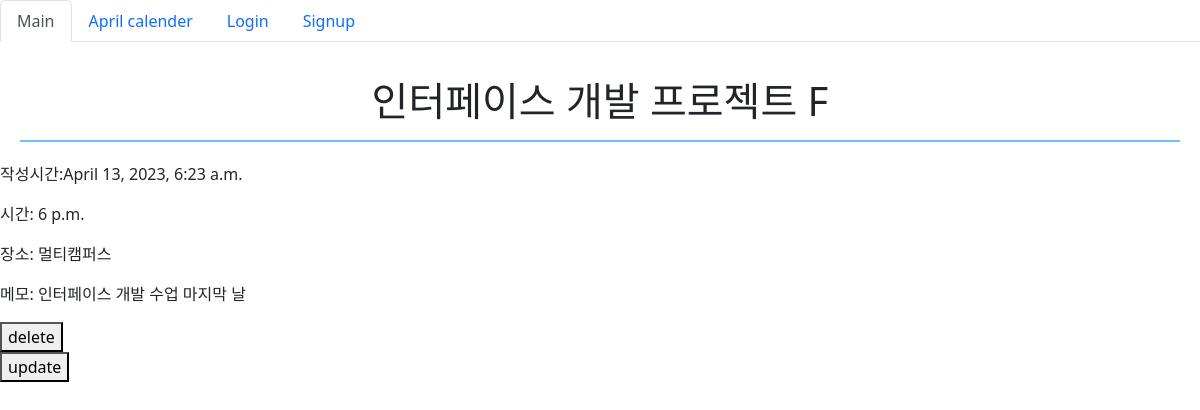
The app's page /scheduler/9/ with its own data.
### scheduler/models.py (models this page shows)
class Schedule(models.Model):
    title = models.CharField(max_length=30)
    time = models.TimeField()
    date = models.DateField()
    place = models.CharField(max_length=20)
    memo = models.CharField(max_length=200)
    user = models.ForeignKey(settings.AUTH_USER_MODEL, on_delete=models.CASCADE)
    created_at = models.DateTimeField(auto_now_add=True)
    updated_at = models.DateTimeField(auto_now=True)

### scheduler/views.py (the view)
# urls.py: path('<int:schedule_pk>/', views.detail_schedule, name='detail_schedule'),
def detail_schedule(request, schedule_pk):
    schedule = get_object_or_404(Schedule, pk = schedule_pk)
    return render(request, 'scheduler/detail.html', {'schedule': schedule})

### scheduler/templates/scheduler/detail.html (shortened to what this page needs)
{% extends 'base.html' %}
{% block content %}
<h1> {{ schedule.title }}  </h1>
<p>
    작성시간:{{schedule.created_at}}
</p>
<p>
    시간: {{schedule.time}}
</p>
<p>
   장소: {{schedule.place}}
</p>
<p>
    메모: {{schedule.memo}}
</p>
<div>
    <form action="{% url 'scheduler:delete_schedule' schedule.pk %}" method ="POST">
        <button onclick="return confirm('Are you sure to delete?')">
            delete </button>
    </form>
</div>
<div>
    <a href="{% url 'scheduler:update_schedule' schedule.pk %}">
        <button>update</button>
    </a>
</div>
{% endblock content %}

### templates/_style.html (style rules this page uses)
h1 { text-align: center; border-bottom: 2px solid #6CC0FF; padding: 15px; margin: 20px; }
a { color:black; text-decoration: none; }

### records on screen
Schedule: title "인터페이스 개발 프로젝트 F", created_at "April 13, 2023, 6:23 a.m.", time "6 p.m.", place "멀티캠퍼스", memo "인터페이스 개발 수업 마지막 날"
